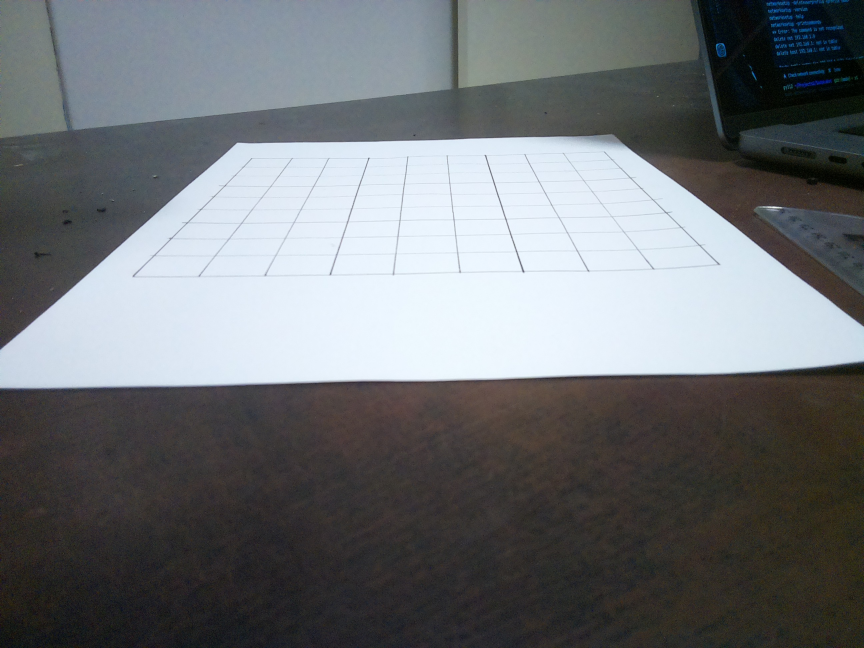
#> input picture photo2.jpg, 2592 x 1944 px, found by its file name (shown at 1/3 size)
$ python Localisation.py
#> lines starting #> are read from the running program, lines starting #| are printed output that depends on the picture; after the words box and inside, x2 and y2 are one past the last pixel; in counts of white or black regions, pixels touching at a corner belong together
import numpy as np
import cv2
import matplotlib.pyplot as plt

def preprocess_image(image_path):
    """Preprocess the image for contour detection."""
#> called with image_path = '/Users/haydnjohns/photo2.jpg'
    # Load the image
    image = cv2.imread(image_path)
#> image is the input picture: shape (1944, 2592, 3); mean B, G, R 117.1, 114.2, 110.8
    original = image.copy()

    # Convert to grayscale
    gray = cv2.cvtColor(image, cv2.COLOR_BGR2GRAY)

    # Apply Gaussian Blur
    blurred = cv2.GaussianBlur(gray, (9, 9), 0)

    # Adaptive Threshold to binarize
    thresh = cv2.adaptiveThreshold(
        blurred, 255,
        cv2.ADAPTIVE_THRESH_GAUSSIAN_C,
        cv2.THRESH_BINARY_INV,
        11, 2
    )
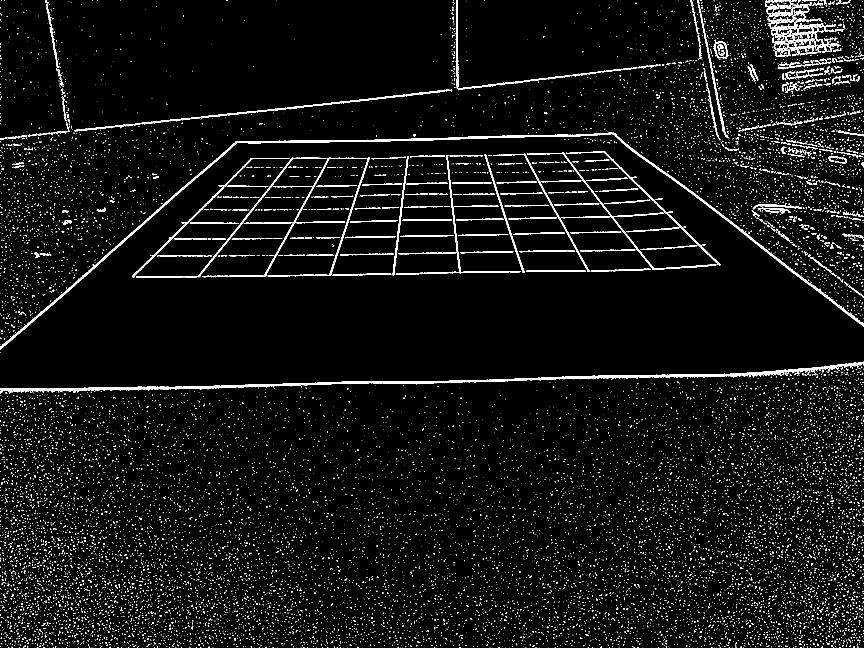
#> thresh: shape (1944, 2592) (shown at 1/3 size); 4% white; 18957 white regions (18433 under 20 px), largest, box (x1, y1, x2, y2) and area: (0, 1085, 2592, 1180) 18284, (0, 397, 2592, 1049) 16903, (2295, 0, 2508, 171) 9728

    # Dilation followed by erosion (closing)
    kernel = np.ones((3, 3), np.uint8)
    dilated = cv2.dilate(thresh, kernel, iterations=3)
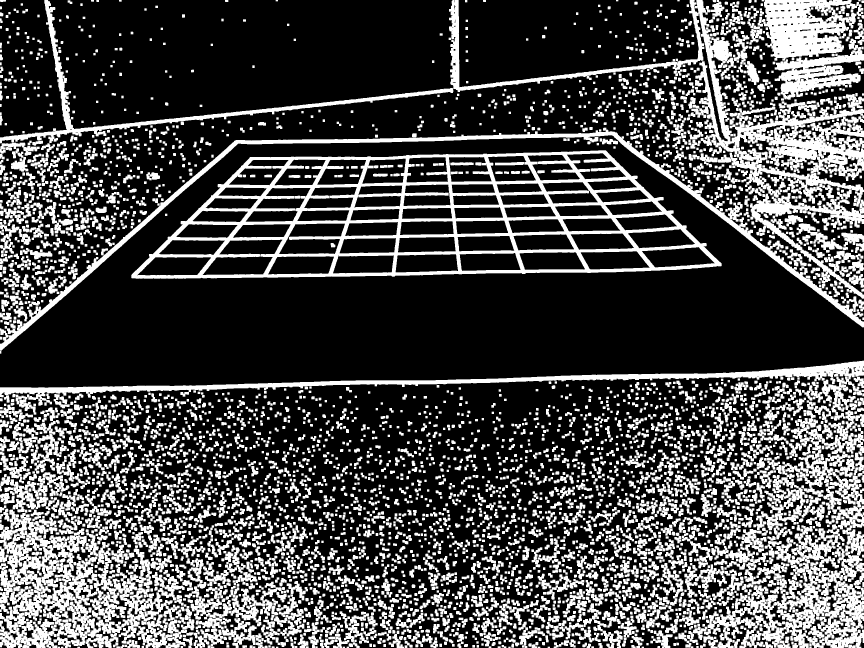
#> dilated: shape (1944, 2592) (shown at 1/3 size); 28.1% white; 4676 white regions, largest, box (x1, y1, x2, y2) and area: (394, 451, 2165, 836) 156187, (1347, 0, 2592, 896) 121985, (2110, 1407, 2592, 1944) 85608
    eroded = cv2.erode(dilated, kernel, iterations=1)
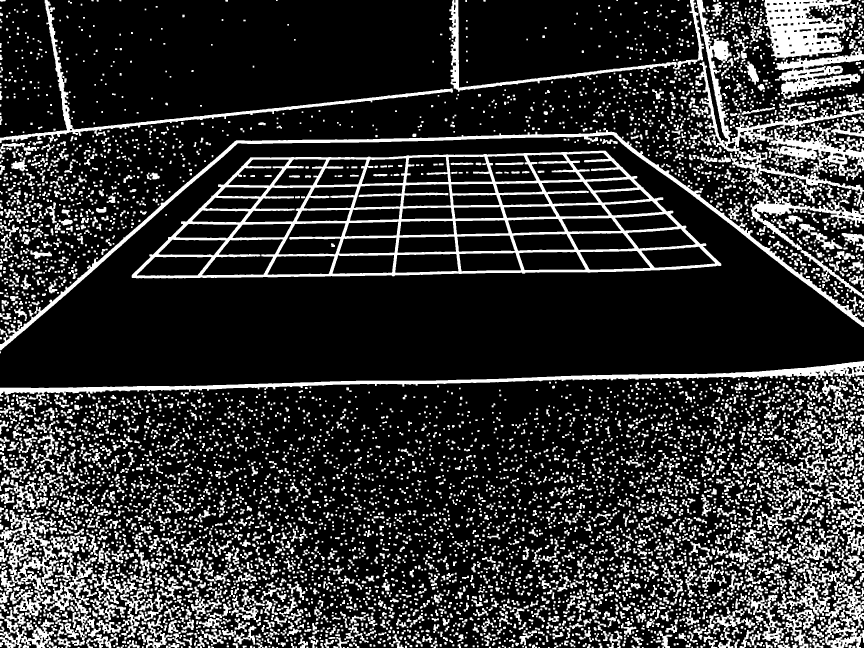
#> eroded: shape (1944, 2592) (shown at 1/3 size); 19.7% white; 5770 white regions (18 under 20 px)

    return eroded, original

def find_sudoku_contour(processed_img, original_img):
    """Find the Sudoku grid contour."""
    contours, _ = cv2.findContours(processed_img, cv2.RETR_EXTERNAL, cv2.CHAIN_APPROX_SIMPLE)
#> contours = 5725 contours, 1275 with area under 20; largest, box (x1, y1, x2, y2) and area: (395, 452, 2164, 835) 510807, (1348, 0, 2592, 619) 65869, (0, 1083, 2592, 1216) 34664, (0, 384, 2592, 1051) 33396, (2287, 0, 2570, 181) 32698

    sudoku_contour = None
    max_area = 0

    for contour in contours:
        area = cv2.contourArea(contour)
        perimeter = cv2.arcLength(contour, True)
        approx = cv2.approxPolyDP(contour, 0.02 * perimeter, True)

        # Look for the largest 4-sided contour
        if area > max_area and len(approx) == 4:
            sudoku_contour = approx
            max_area = area
#> this loop made 5725 passes
#> (area, perimeter, sudoku_contour, max_area) on passes 24, 116, 164, 1290: (32, 24, [[1910, 1939], [1910, 1943], [1918, 1943], [1918, 1939]], 32), (77, 41.66, [[1967, 1922], [1968, 1927], [1983, 1925], [1983, 1921]], 77), (82, 46.83, [[986, 1912], [986, 1916], [1005, 1915], [1005, 1911]], 82), (23598, 5264.7, [[290, 1671], [0, 1940], [209, 1796], [252, 1933]], 23598)
#> (area, perimeter) on passes 21, 29, 30, 32, 34, 35: (23.5, 21.41), (54, 36.83), (30.5, 22.24), (29.5, 21.41), (35.5, 23.41), (53, 32.83)
#> after the loop, max_area = 510807; sudoku_contour = [[2163, 791], [1816, 452], [751, 472], [395, 832]]

    # Draw the contour on a copy of the original image
    if sudoku_contour is not None:
        cv2.drawContours(original_img, [sudoku_contour], -1, (0, 255, 0), 3)
        # cv2.imshow("Detected Sudoku Contour", original_img)
    else:
        print("No quadrilateral contour found.")

    return sudoku_contour

def pixel_to_world_distances(points_px):
    """Convert pixel coordinates to world coordinates in mm."""
    # Camera parameters
    focal_length = 3.744  # mm
    sensor_width = 3.6    # mm
    sensor_height = 2.7   # mm
    sensor_width_px = 2592  # pixels
    sensor_height_px = 1944  # pixels
    camera_height = 82.5  # mm
    camera_angle = 23.45  # degrees
    camera_angle_rad = np.radians(camera_angle)

    # Convert pixel coordinates to mm relative to sensor center
    points_mm_centre = np.zeros((4, 2))
    points_mm_centre[:, 0] = (points_px[:, 0] - 0.5 * sensor_width_px) * (sensor_width / sensor_width_px)
    points_mm_centre[:, 1] = (points_px[:, 1] - 0.5 * sensor_height_px) * (sensor_height / sensor_height_px)

    # Convert to vectors in camera coordinate system
    points_vectors = np.hstack((np.ones((4, 1)), points_mm_centre / focal_length))  # shape (4, 3)

    # Rotation matrix for camera tilt (rotation about x-axis)
    rotation_matrix = np.array([
        [np.cos(camera_angle_rad), 0, np.sin(camera_angle_rad)],
        [0, 1, 0],
        [-np.sin(camera_angle_rad), 0, np.cos(camera_angle_rad)]
    ])

    # Rotate vectors to world coordinate system
    points_global = (rotation_matrix @ points_vectors.T).T  # shape (4, 3)

    # Scale vectors so z = 0 (ground level)
    k_values = camera_height / points_global[:, 2]

    # Compute real-world (X, Y) ground plane coordinates
    ground_coords = np.zeros((4, 2))  # [X, Y]
    ground_coords[:, 0] = -k_values * points_global[:, 1]  # horizontal (flip X to right positive)
    ground_coords[:, 1] = -k_values * points_global[:, 0]  # depth (flip Y to forward positive)

    return ground_coords

def plot_ground_points(ground_coords):
    """Plot the detected grid points and robot location."""
    fig, ax = plt.subplots()

    # Plot the four corner points
    for i, (x, y) in enumerate(ground_coords):
        ax.plot(x, y, 'bo')  # blue circle
        ax.text(x + 5, y + 5, f'P{i+1}', fontsize=9)

    # Connect the points to form a square
    square_indices = [0, 1, 2, 3, 0]  # assuming order
    ax.plot(ground_coords[square_indices, 0], ground_coords[square_indices, 1], 'b-')

    # Plot the robot at (0, 0)
    ax.plot(0, 0, 'r^', markersize=10, label='Robot (origin)')  # red triangle

    ax.set_xlabel('Horizontal position (mm)')
    ax.set_ylabel('Depth position (mm)')
    ax.set_title('Sudoku Grid and Robot Position')
    ax.legend()
    ax.grid(True)
    ax.axis('equal')  # Make sure scale is equal
    plt.show()

# MAIN PROGRAM
if __name__ == "__main__":
    image_path = "/Users/haydnjohns/photo2.jpg"  # <-- Update your image path

    # PREPROCESS
    processed, original = preprocess_image(image_path)

    # FIND PIXEL COORDINATES
    image_height = 1944
    pixel_points = find_sudoku_contour(processed, original)
#> pixel_points = [[2163, 791], [1816, 452], [751, 472], [395, 832]]

    if pixel_points is not None:
        pixel_points = pixel_points.reshape(4, 2).astype(np.float32)
        pixel_points[:, 1] = image_height - pixel_points[:, 1]
        print(f"\nPixel coordinates:\n {pixel_points}")
#| Pixel coordinates:
#|  [[2163. 1153.]
#|  [1816. 1492.]
#|  [ 751. 1472.]
#|  [ 395. 1112.]]

        # FIND GROUND COORDINATES
        ground_coords = pixel_to_world_distances(pixel_points)
#> ground_coords = [[78.89, 231.6], [72.02, 371.2], [-73.22, 359], [-78.72, 220.9]]

        from scipy.spatial.distance import euclidean

        # Check pairwise distances
        for i in range(4):
            for j in range(i + 1, 4):
                dist = euclidean(ground_coords[i], ground_coords[j])
                print(f"Distance between P{i + 1} and P{j + 1}: {dist:.2f} mm")

        # DISPLAY RESULTS
        print("\nReal-world ground coordinates (mm):")
        for i, (x, y) in enumerate(ground_coords):
            print(f"Point {i+1}: Horizontal = {x:.2f} mm, Depth = {y:.2f} mm")
#> this loop made 4 passes
#| Point 1: Horizontal = 78.89 mm, Depth = 231.58 mm
#| Point 2: Horizontal = 72.02 mm, Depth = 371.16 mm
#| Point 3: Horizontal = -73.22 mm, Depth = 359.00 mm
#| Point 4: Horizontal = -78.72 mm, Depth = 220.93 mm

        # PLOT
        plot_ground_points(ground_coords)
#> the loop in plot_ground_points, `for i, (x, y) in enumerate(ground_coords):` made 4 passes
#> in plot_ground_points, `plt.show()`:
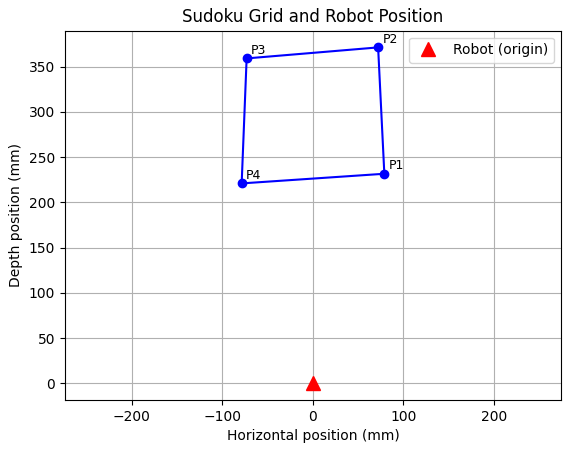
#> figure drawn by matplotlib, 1 panel

    else:
        print("Sudoku grid not found in the image.")
